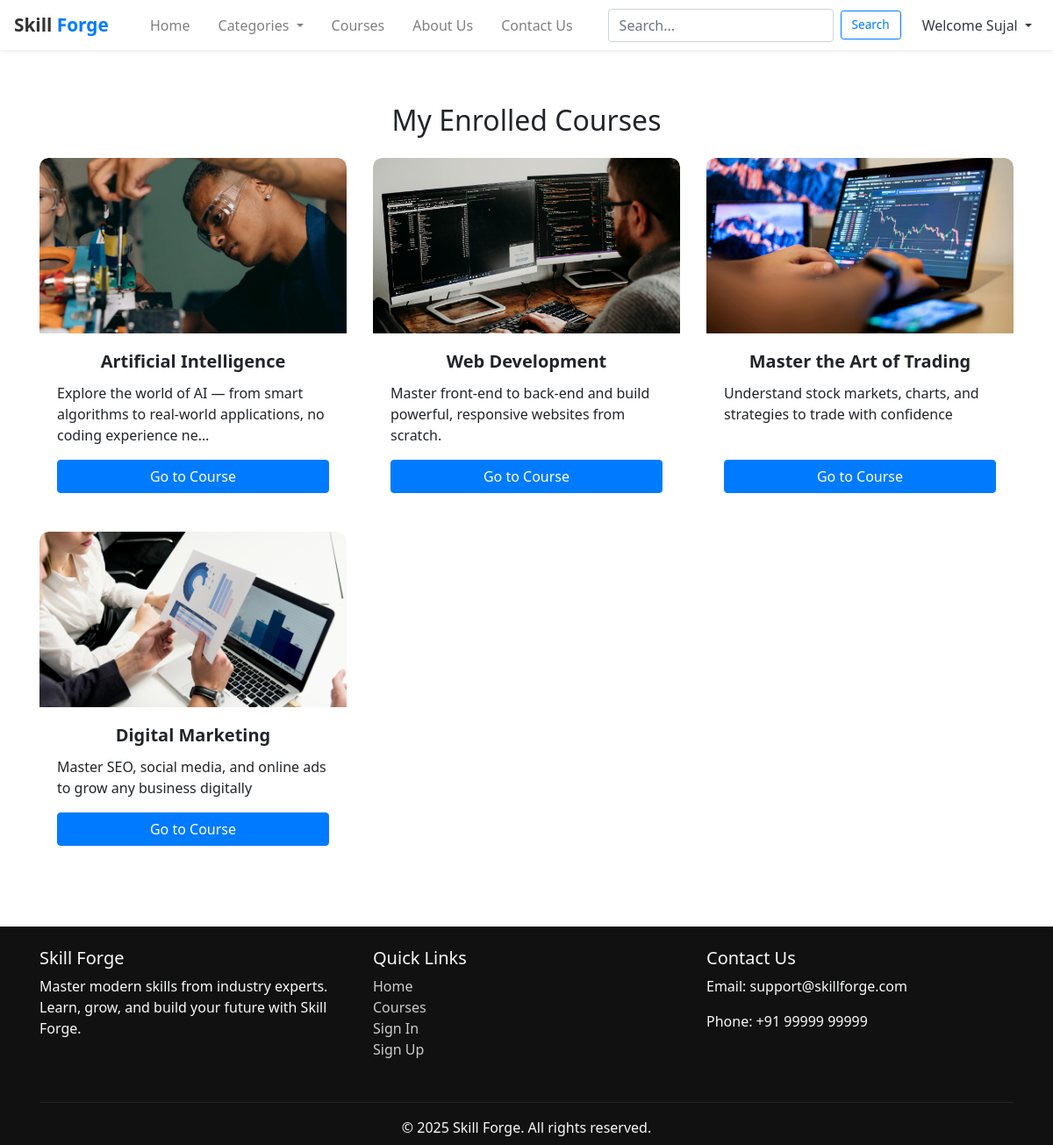
The page /enrolled_courses/ (signed in) on the database as committed earlier.
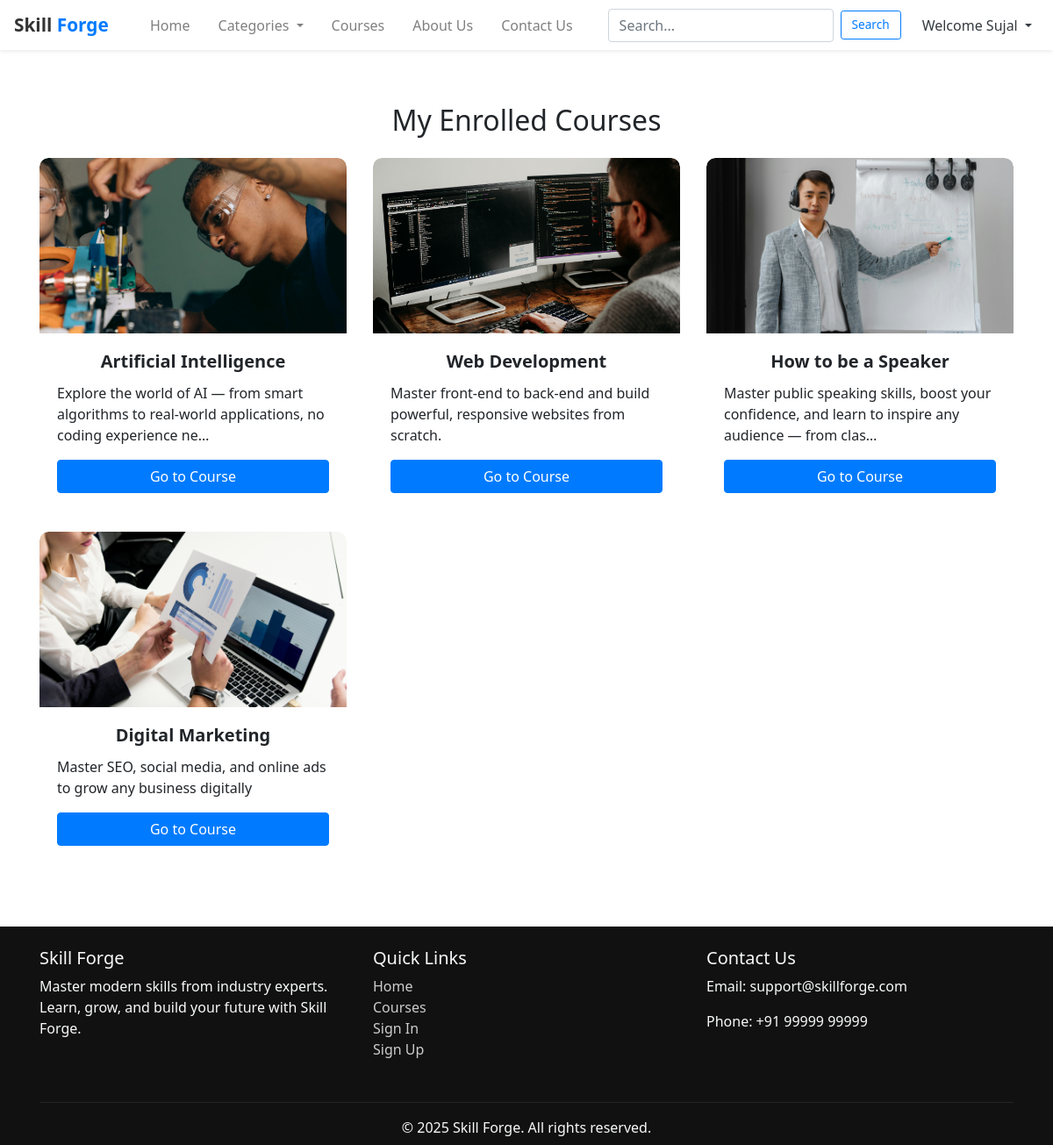
The same page on the database as committed later.
### core/models.py (models this page shows, shortened)
class User(AbstractUser):
    pass

class Enrollment(models.Model):
    student = models.ForeignKey(User, on_delete=models.CASCADE)
    course = models.ForeignKey(Course, on_delete=models.CASCADE)
    enrolled_on = models.DateTimeField(auto_now_add=True)

class Course(models.Model):
    title = models.CharField(max_length=200)
    description = models.TextField()
    category = models.ForeignKey(Category, on_delete=models.CASCADE)
    image = models.ImageField(upload_to='course_images/', null=True, blank=True)
    price = models.DecimalField(max_digits=6, decimal_places=2)
    is_published = models.BooleanField(default=False)
    created_at = models.DateTimeField(auto_now_add=True)

### core/views.py (the view)
# urls.py: path('enrolled_courses/', views.enrolled_courses, name='enrolled_courses'),
@login_required
def enrolled_courses(request):
    enrollments = Enrollment.objects.filter(student=request.user)
    return render(request, 'enrolled_courses.html', {'enrollments': enrollments})

### core/templates/enrolled_courses.html (shortened to what this page needs)
{% extends "base.html" %}
{% block content %}
{% load static %}
<div class="container my-5">
  <h2 class="mb-4 text-center">My Enrolled Courses</h2>
  <div class="row">
    {% for enrollment in enrollments %}
    <div class="col-md-4 mb-4">
      <div class="card h-100">
        {% if enrollment.course.image %}
        <img src="{{ enrollment.course.image.url }}" class="card-img-top" alt="{{ enrollment.course.title }}">
        {% endif %}
        <div class="card-body d-flex flex-column">
          <h5 class="card-title">{{ enrollment.course.title }}</h5>
          <p class="card-text">{{ enrollment.course.description|truncatechars:100 }}</p>
          <a href="{% url 'course_content' enrollment.course.id %}" class="btn btn-primary mt-auto">Go to Course</a>
        </div>
      </div>
    </div>
    {% empty %}
    <p class="text-center">You have not enrolled in any courses yet.</p>
    {% endfor %}
  </div>
</div>
{% endblock %}

### core/templates/base.html (shortened to what this page needs)
{% load static %}
<!DOCTYPE html>
<html lang="en">
<head>
  <link rel="stylesheet" href="https://stackpath.bootstrapcdn.com/bootstrap/4.5.2/css/bootstrap.min.css">
  <link rel="stylesheet" href="https://cdnjs.cloudflare.com/ajax/libs/font-awesome/5.15.4/css/all.min.css">
</head>
<body>
  <nav class="navbar navbar-expand-lg navbar-light bg-white shadow-sm fixed-top">
      <a class="navbar-brand d-flex align-items-center" href="{% url 'index' %}">
        <span>Skill <span style="color:#007bff;">Forge</span></span>
      </a>
      <div class="collapse navbar-collapse" id="navbarNav">
        <ul class="navbar-nav ml-auto">
          <li class="nav-item mx-2">
            <a class="nav-link" href="{% url 'index' %}">Home</a>
          </li>
          <li class="nav-item dropdown mx-2">
            <a class="nav-link dropdown-toggle" href="#" id="categoryDropdown" role="button" data-toggle="dropdown">
              Categories
            </a>
           </li>
          <li class="nav-item mx-2">
            <a class="nav-link" href="{% url 'course_detail' 1 %}">Courses</a>
          </li>
          <li class="nav-item mx-2">
            <a class="nav-link" href="{% url 'aboutUs'  %}">About Us</a>
          </li>
          <li class="nav-item mx-2">
            <a class="nav-link" href="{% url 'contactUs'  %}">Contact Us</a>
          </li>
        </ul>
        <form class="form-inline mx-2" method="get" action="{% url 'search_results' %}">
          <input class="form-control mr-sm-2" type="search" name="q" placeholder="Search..." required>
          <button class="btn btn-outline-primary btn-sm" type="submit">Search</button>
        </form>
        {% if user.is_authenticated %}
  <ul class="navbar-nav ml-2">
    <li class="nav-item dropdown">
      <a class="nav-link dropdown-toggle text-dark" href="#" id="userDropdown" role="button" data-toggle="dropdown">
        Welcome {{ user.username }}
      </a>
    </li>
  </ul>
{% endif %}
      </div>
  </nav>
    {% block content %}
    {% endblock %}
  <footer class="text-light pt-4 pb-2 mt-5">
    <div class="container">
      <div class="row">
        <div class="col-md-4 mb-3">
          <h5>Skill Forge</h5>
          <p>Master modern skills from industry experts. Learn, grow, and build your future with Skill Forge.</p>
        </div>
        <div class="col-md-4 mb-3">
          <h5>Quick Links</h5>
          <ul class="list-unstyled">
            <li><a href="{% url 'index' %}">Home</a></li>
            <li><a href="{% url 'course_detail' 1 %}">Courses</a></li>
            <li><a href="{% url 'signin' %}">Sign In</a></li>
            <li><a href="{% url 'signup' %}">Sign Up</a></li>
          </ul>
        </div>
        <div class="col-md-4 mb-3">
          <h5>Contact Us</h5>
          <p>Email: support@skillforge.com</p>
          <p>Phone: +91 99999 99999</p>
        </div>
      </div>
      <hr style="background-color: rgba(255,255,255,0.1);">
      <div class="text-center">
        <p class="mb-0">&copy; 2025 Skill Forge. All rights reserved.</p>
      </div>
    </div>
  </footer>
</body>
</html>

### core/templates/base.html (style rules this page uses)
body { font-family: 'Segoe UI', Tahoma, Geneva, Verdana, sans-serif; padding-top: 70px; }
.navbar-brand span { font-weight: 600; font-size: 1.3rem; color: #333; }
.btn-sm { padding: 5px 12px; font-size: 0.85rem; }
footer { background-color: #111; }
footer a { color: #ccc; text-decoration: none; }

### core/templates/enrolled_courses.html (style rules this page uses)
.card { border: none; transition: transform 0.3s ease, box-shadow 0.3s ease; border-radius: 10px; overflow: hidden; }
.card-img-top { border-top-left-radius: 10px; border-top-right-radius: 10px; height: 200px; object-fit: cover; }
.card-title { text-align: center; font-weight: 600; }

Rows that differ between the two databases and show on the page:
removed Enrollment: course.image (picture), course "Master the Art of Trading", course.description "Understand stock markets, charts, and strategies to trade with confidence"
added Enrollment: course.image (picture), course "How to be a Speaker", course.description "Master public speaking skills, boost your confidence, and learn to inspire any audience — from clas…"
